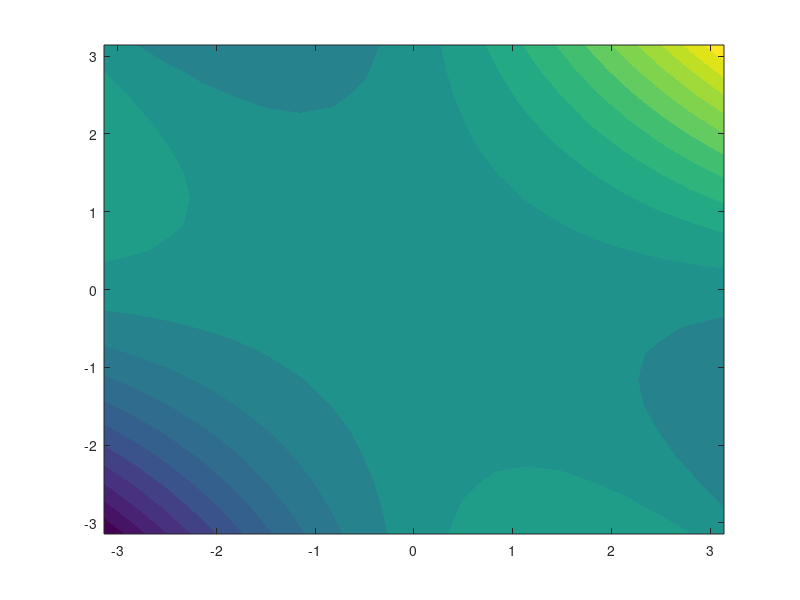

MATLAB code for this plot: (Note: this script raises an error after producing the figure.)
clear
clc

f = @(x,y) y.*x.^2 + x.*y.^2;

l = 2;
x = -l:0.01:l;
y = -l:0.01:l;

[X,Y] = meshgrid(linspace(-pi, pi, 20));

F = f(X,Y);


figure
contourf(X,Y,F,20, 'LineColor', 'none')
fontsize(27,"points")
xlabel('$x$','Interpreter','latex')
ylabel('$y$','Interpreter','latex')
cb = colorbar;
ylabel(cb,'$\mathbf{v}(x,y)$','Interpreter','latex')
xlim([-pi pi])
ylim([-pi pi])

pbaspect([1 1 1])
box off
set(gca, 'XMinorTick', 'on', 'YMinorTick', 'on', 'XColor', 'k', 'YColor', 'k', 'TickDir', 'out')
